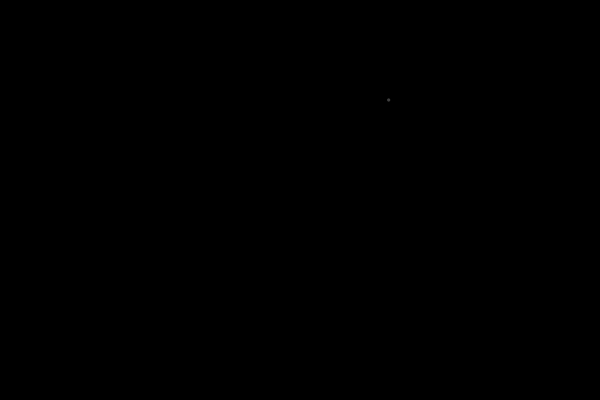
Frame 1 (no input)
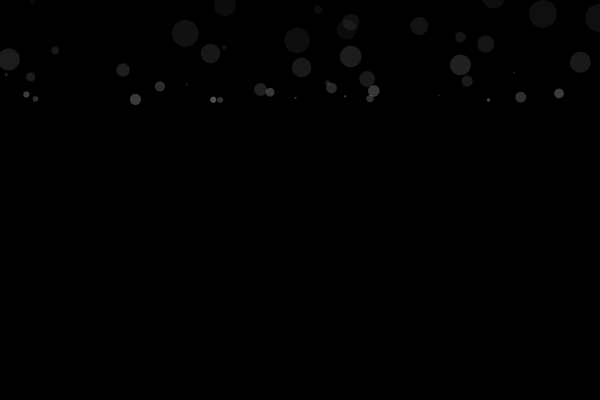
Frame 60 (the mouse pressed at the canvas centre just before this capture)
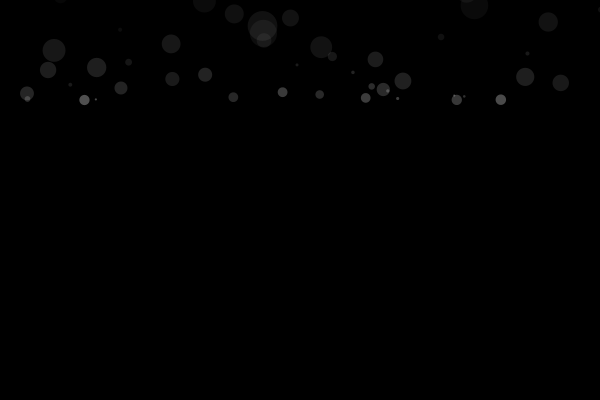
Frame 120 (the mouse held since frame 60 and released just before this capture)

The Processing sketch that drew these frames (run headless with seeded random() and noise(); from frame 60 on, the mouse is pressed at the canvas centre):

// Processing sketch: processing_83612
// ── processing_83612.pde

Particle[] particles = new Particle[0];
int maxParticles =300;


void setup() {

  size(600, 400);
}

void draw() {

  background(0);
  
  Particle p = new Particle(300, 100);
  p.yVel = 0;
  p.xVel =  random(-1,1);
  p.opacity = random(50,100);
  p.gravity = -0.1;
  p.fadeSpeed = 0.96;
  p.shrink = 1.03;

  particles = (Particle[]) append(particles, p );

  if (particles.length>maxParticles) {
    particles = (Particle[]) subset(particles, 1);
  }

  for (int i=0; i<particles.length; i++) {
    particles[i].update();
    
  }
}

class Particle { 

  //particles properties
  float x;
  float y;
  float xVel;
  float yVel;
  float particleSize;
  float opacity;
  float gravity;
  float fadeSpeed;
  float shrink;


  Particle(float xpos, float ypos) {

    x = xpos = random(0, 600);
    y = ypos;
    xVel = random(-2, 2);
    yVel = random(0, 5);
    particleSize = random(1, 10);
    
    opacity = 255;
    gravity=0;
    fadeSpeed = 1;
    shrink=1;
  }
  
  //make a function call update
  //known as a method
  void update() {
    
    x += xVel;
    y += yVel;
    opacity *=fadeSpeed;
    yVel += gravity;
    particleSize *= shrink;
    
    noStroke();
    fill(255,opacity);
    ellipse(x,y,particleSize,particleSize);
  }
  
  
}
